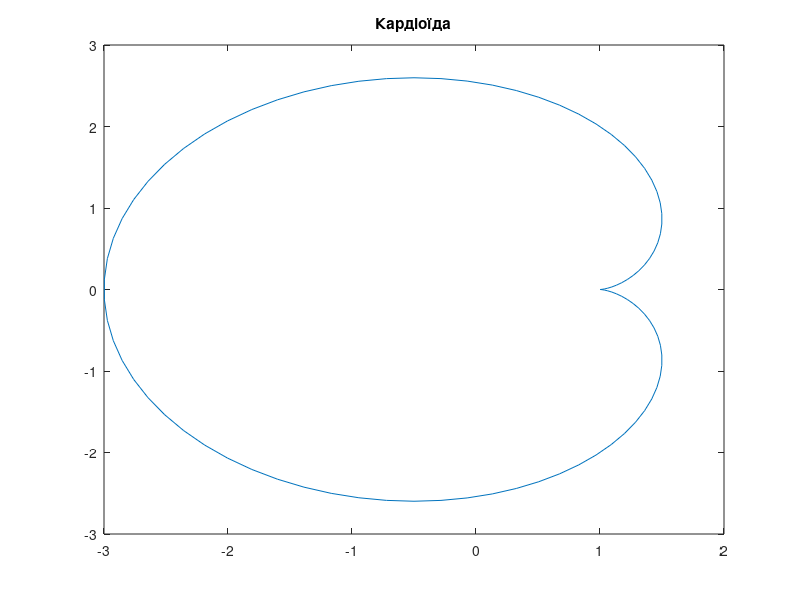

MATLAB code for this plot:
t = linspace(0, 2*pi, 100);
a = 1; % Радіус
x = a * (2 * cos(t) - cos(2 * t));
y = a * (2 * sin(t) - sin(2 * t));
plot(x, y);
title('Кардіоїда');

